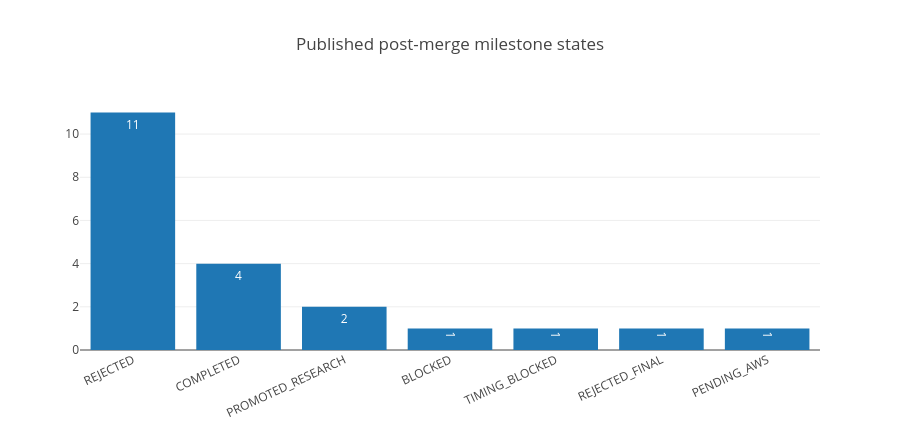

The code cell stored with this chart in its notebook:
### Markdown cell above
## 3. Experiment discipline
The post-release program separates engineering failures, source/timing blocks, and scientific rejections. The public table focuses on scientific milestone state; private operational ledgers remain outside the repository.

### Code cell
status = exp['status'].value_counts().rename_axis('status').reset_index(name='count')
fig = px.bar(status, x='status', y='count', text='count', title='Published post-merge milestone states')
fig.update_layout(height=430, xaxis_tickangle=-25)
fig.show()

### Figure 1 — Plotly figure (JSON) as saved in the notebook; plotly's stock layout.template omitted (floating-point values rounded to 4 significant figures)
{"data": [{"type": "bar", "x": ["REJECTED", "COMPLETED", "PROMOTED_RESEARCH", "BLOCKED", "TIMING_BLOCKED", "REJECTED_FINAL", "PENDING_AWS"], "y": [11, 4, 2, 1, 1, 1, 1], "text": ["11", "4", "2", "1", "1", "1", "1"], "textposition": "auto"}], "layout": {"title": {"text": "Published post-merge milestone states"}, "height": 430, "xaxis": {"tickangle": -25}}}
